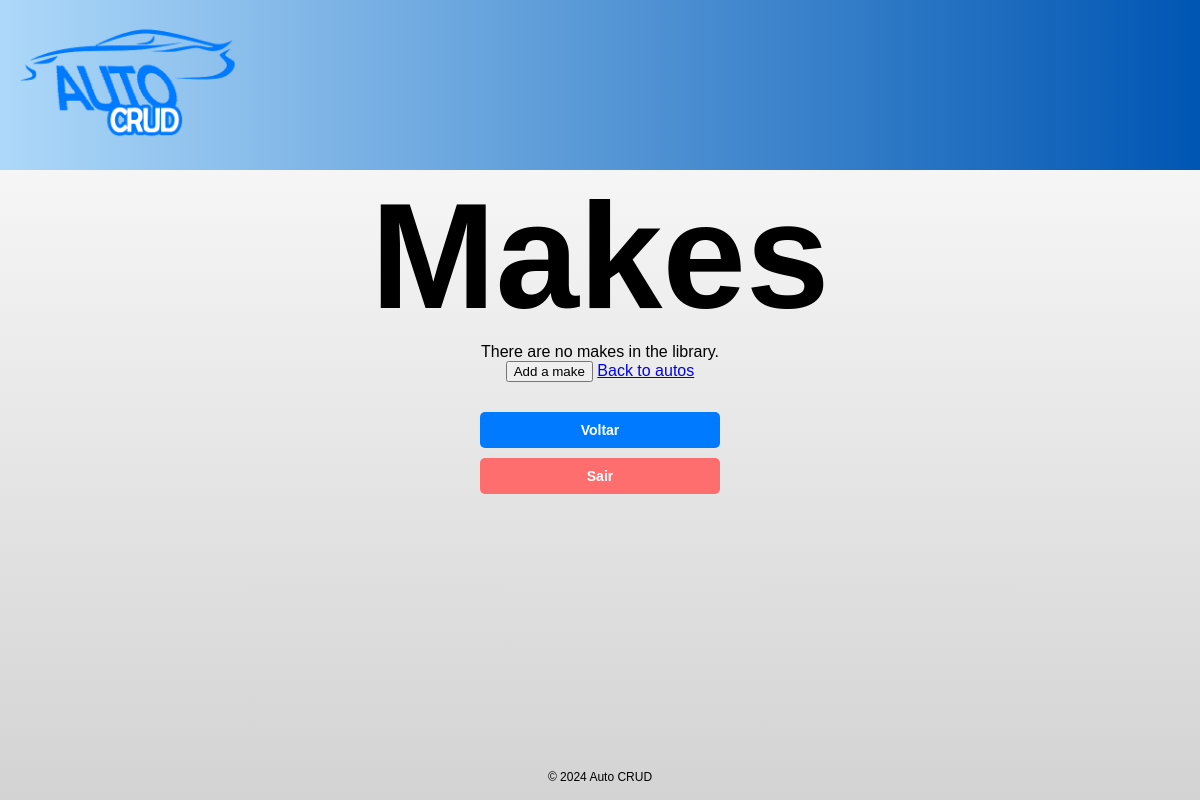
/crud/makes/ (signed in), run on an earlier commit of the app's database.
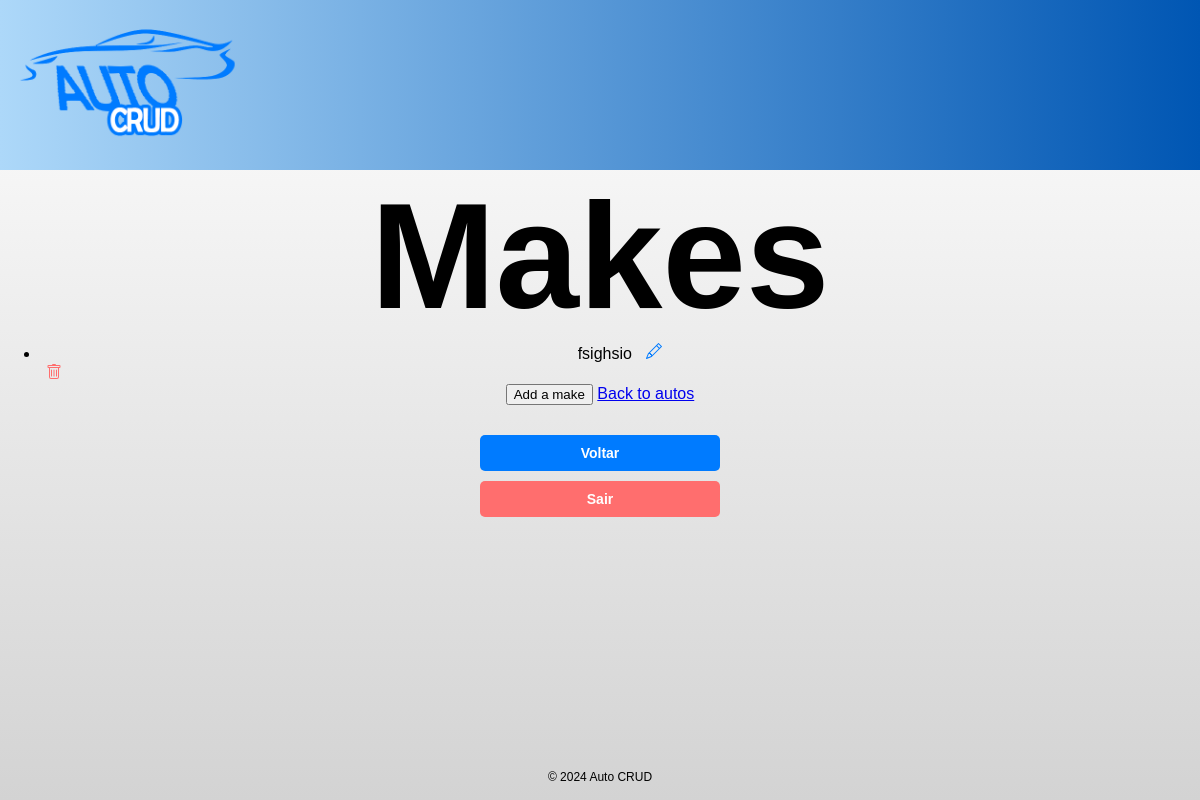
And on a later commit of the database.
### autocrud/models.py (models this page shows, shortened)
class Make(models.Model):
    name = models.CharField(max_length=50)
    user = models.ForeignKey(User, on_delete=models.CASCADE, null=False)

### autocrud/views.py (the view)
# urls.py: path('makes/', views.makes, name='makes'),
@login_required(login_url='/crud/login/')
def makes(request):
    if request.method == 'POST' and 'sair' in request.POST:
        logout(request)
        return redirect('autocrud:autos')
    else:
        user_id = request.user.id
        makes = Make.objects.filter(user_id=user_id)
        return render(request, 'makelist.html', {'makes': makes})

### autocrud/templates/makelist.html (shortened to what this page needs)
{% extends "base.html" %}
{% block content %}
<h1>Makes</h1>
{% if makes %}
<ul>
    {% for make in makes %}
    <li>
        {{ make.name }}
        <a href="{% url 'autocrud:make_update' make.id %}" class="edit"></a>
        <form action="{% url 'autocrud:make_delete' make.id %}" method="POST">
            <button type="submit" class="delete" style="border: none; background-color: transparent; display: block;">
            </button>
        </form>
    </li>
    {% endfor %}
</ul>
{% else %}
<p>There are no makes in the library.</p>
{% endif %}
<button id="openModalBtn">Add a make</button>
<a href="{% url 'autocrud:autos' %}">Back to autos</a>
{% endblock %}

What changed in the data, as far as the page shows it:
added Make: name "fsighsio"
Also different on the page:
text no longer shown: "There are no makes in the library."
